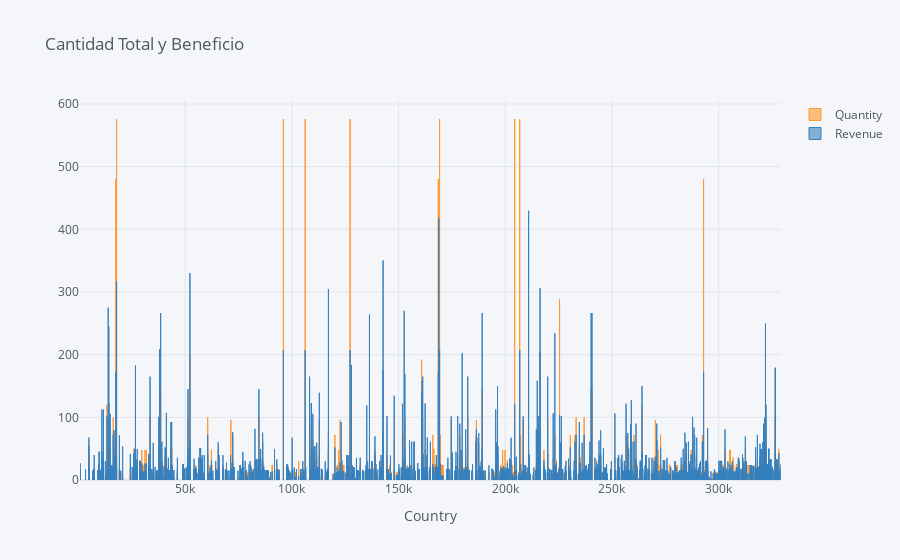

Notebook code cell kept with this figure:
### Code cell
data=df[df.Country!='United Kingdom']

data=data.loc[(data.InvoiceDate >= '2011-4-1') & (data.InvoiceDate <= '2011-4-30')]

data.iplot(kind='bar', xTitle='Country', y = ['Quantity','Revenue'], title='Cantidad Total y Beneficio')

### Figure 1 — Plotly figure (JSON) as saved in the notebook; plotly's stock layout.template omitted (floating-point values rounded to 4 significant figures; data arrays with more than 128 entries replaced by an {"elided": "..."} marker saying what was removed)
{"data": [{"marker": {"color": "rgba(255, 153, 51, 0.6)", "line": {"color": "rgba(255, 153, 51, 1.0)", "width": 1}}, "name": "Quantity", "orientation": "v", "text": "", "type": "bar", "x": {"elided": "1688 int values"}, "y": {"elided": "1688 int values"}}, {"marker": {"color": "rgba(55, 128, 191, 0.6)", "line": {"color": "rgba(55, 128, 191, 1.0)", "width": 1}}, "name": "Revenue", "orientation": "v", "text": "", "type": "bar", "x": {"elided": "1688 int values"}, "y": {"elided": "1688 float values"}}], "layout": {"legend": {"bgcolor": "#F5F6F9", "font": {"color": "#4D5663"}}, "paper_bgcolor": "#F5F6F9", "plot_bgcolor": "#F5F6F9", "title": {"font": {"color": "#4D5663"}, "text": "Cantidad Total y Beneficio"}, "xaxis": {"gridcolor": "#E1E5ED", "showgrid": true, "tickfont": {"color": "#4D5663"}, "title": {"font": {"color": "#4D5663"}, "text": "Country"}, "zerolinecolor": "#E1E5ED"}, "yaxis": {"gridcolor": "#E1E5ED", "showgrid": true, "tickfont": {"color": "#4D5663"}, "title": {"font": {"color": "#4D5663"}, "text": ""}, "zerolinecolor": "#E1E5ED"}}}
